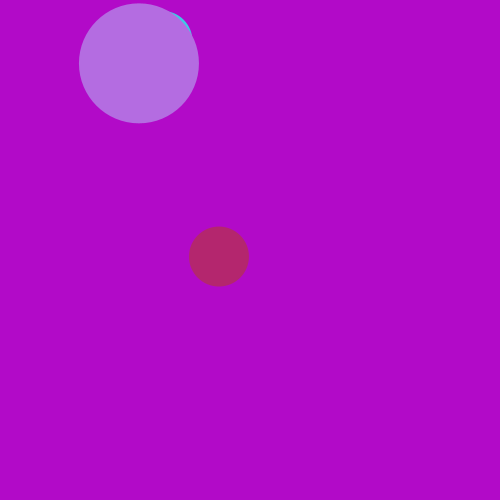
Frame 1 (no input)
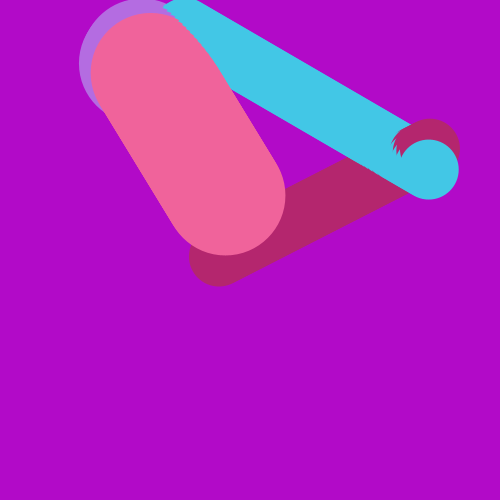
Frame 60 (the mouse pressed at the canvas centre just before this capture)
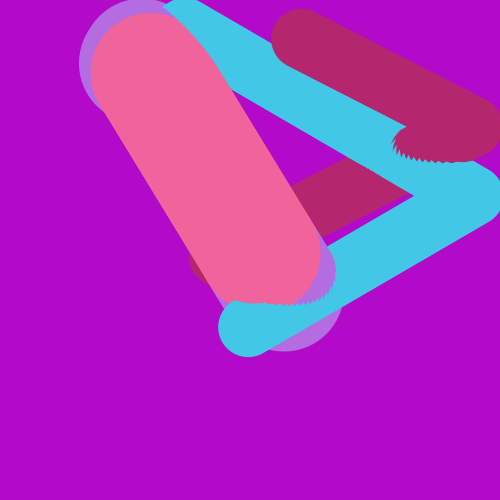
Frame 120 (the mouse held since frame 60 and released just before this capture)

The Processing sketch that drew these frames (run headless with seeded random() and noise(); from frame 60 on, the mouse is pressed at the canvas centre):

// Processing sketch: processing_77999
// ── processing_77999.pde

//"2 Predator and 1 Prey Example"
//by Brian Schrank, October 2012
//This sketch shows how to make one creature scared of other creatures.
//The white "prey" ellipse is scared of the red "predator" ellipse and the green "predator" ellipse.
//All three creatures move and bounce off the walls.
 
//Hi Playgramming! Reuse and remix this code, but give attribution in your comments.
 
float pY = 0; // variable that controls y coordinate of prey ellipse
float pX = 0; // variable that controls x coordinate of prey ellipse
float gY = 0; // variable that controls y coordinate of green predator ellipse
float gX = 0; // variable that controls x coordinate of green predator ellipse
float rY = 0; // variable that controls y coordinate of red predator ellipse
float rX = 0; // variable that controls x coordinate of red predator ellipse
float pMoveY; // variable that changes in the y to move the prey ellipse
float pMoveX; // variable that changes in the x to move the prey ellipse
float gMoveY; // variable that changes in the y to move the green predator ellipse
float gMoveX; // variable that changes in the x to move the green predator ellipse
float rMoveY; // variable that changes in the y to move the red predator ellipse
float rMoveX; // variable that changes in the x to move the red predator ellipse
float maxSpeed = 5.0; // variable that sets the maximum speed at which creatures can move
float radius = 30.0; // variable that sets the size of the ellipses
boolean pScared = true; // boolean variable that lets the white ellipse to remain scared
void setup() {
  size(500, 500); // sets the size of the sketch
  background(178, 10, 200); // draws the background black
  pMoveX=random(-maxSpeed, maxSpeed); // sets the white ellipse speed in the x
  pMoveY=random(-maxSpeed, maxSpeed); // sets the white ellipse speed in the y
  gMoveX=random(-maxSpeed, maxSpeed); // sets the green ellipse speed in the x
  gMoveY=random(-maxSpeed, maxSpeed); // sets the green ellipse speed in the y
  rMoveX=random(-maxSpeed, maxSpeed); // sets the red ellipse speed in the x
  rMoveY=random(-maxSpeed, maxSpeed); // sets the red ellipse speed in the y
  rX=random(width-radius); // sets the starting position of the red ellipse in the x
  rY=random(height-radius); // sets the starting position of the red ellipse in the y
  gX=random(width-radius); // sets the starting position of the green ellipse in the x
  gY=random(height-radius); // sets the starting position of the green ellipse in the y
  pX=random(radius*2, width-radius*2);  // sets the starting position of the white ellipse in the x
  pY=random(radius*2, height-radius*2);  // sets the starting position of the white ellipse in the y
  smooth();  // sets all 2D primitives to draw smoothly
  noStroke();  // sets all 2D primitives to draw without outlines
  ellipseMode(RADIUS); // sets ellipses to draw using the last two numbers as radius width and radius height
}
void draw() {
  //////////RED "PREDATOR" ELLIPSE LOGIC
  rX+=rMoveX; // these 2 lines move the red ellipse
  rY+=rMoveY;
  if (rX>width-radius || rX<radius) { // these two if statements check to see if the red ellipse is still on screen and if not, then reverses the direction in which it is moving
    rMoveX=-rMoveX;
  }
  if (rY>width-radius || rY<radius) {
    rMoveY=-rMoveY;
  }
  fill(180, 38, 110); //sets the fill to red so the red ellipse is drawn as red
  ellipse(rX, rY, radius, radius); // draws red ellipse
   
  //////////GREEN "PREDATOR" ELLIPSE LOGIC
  gX+=gMoveX; // these 2 lines move the green ellipse
  gY+=gMoveY;
  if (gX>width-radius || gX<radius) { // these two if statements check to see if the green ellipse is still on screen and if not, then reverses the direction in which it is moving
    gMoveX=-gMoveX;
  }
  if (gY>width-radius || gY<radius) {
    gMoveY=-gMoveY;
  }
  fill(66, 199, 230);
  ellipse(gX, gY, radius, radius);
   
     
  //////////WHITE "PREY" ELLIPSE LOGIC
  pX+=pMoveX;  // these 2 lines move the white "prey" ellipse
  pY+=pMoveY;
  if (pX>width-radius*2 || pX<radius*2) { // these two if statements check to see if the white ellipse is still on screen and if not, then reverses the direction in which it is moving
    pMoveX=-pMoveX;
  }
  if (pY>width-radius*2 || pY<radius*2) {
    pMoveY=-pMoveY;
  }
  if (dist(rX, rY, pX, pY)<radius*2 || dist(gX, gY, pX, pY)<radius*2) { // this if statement checks to see if the white ellipse is near either of the predator ellipses
    if (pScared==false) {
      pMoveY=-pMoveY; // if the white ellipse is close to a predator, then it reverses direction in the y
      pMoveX=-pMoveX; // if the white ellipse is close to a predator, then it reverses direction in the x
      pScared=true;
    }
  }
  else {
    pScared=false; // if the white ellipse will remain "scared" until it is not near either predator
  }
  if (pScared==false) { // if the white ellipse is "scared" then it remains yellow
    fill(240, 99 ,155 );
  }
  else { // // if the white ellipse is not "scared" then it is white
    fill(180, 108, 225);
  }
  ellipse(pX, pY, radius*2, radius*2); // draw the white ellipse
  fill(0, 0);
  rect(0, 0, width, height); // this and the above line draw a feint black rectangle over the entire screen (this is how we get the nice trails)
}
